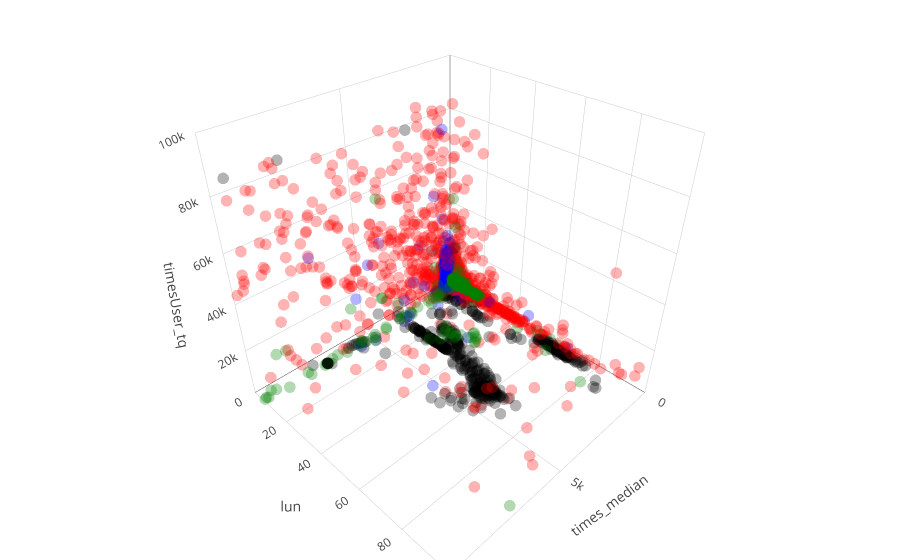

Here is the notebook cell this chart was saved with:
### Code cell
import plotly
import plotly.graph_objs as go
from plotly.offline import download_plotlyjs, init_notebook_mode, plot, iplot
plotly.__version__

init_notebook_mode(connected=True)

def plotearVars(variables):
    colors = {'Humans':'red', 'SocialSpambot1':'blue', 'SocialSpambot2':'green', 'SocialSpambot3':'black'}
    trace1 = go.Scatter3d(
        x=res[variables[0][0]],
        y=res[variables[1][0]],
        z=res[variables[2][0]],
        mode='markers',
        marker=dict(
            size=4,
            color=res['Cat'].apply(lambda x: colors[x]),
            line=dict(
                color='rgba(255,255,255,0.2)',
                width=0
            ),
            opacity=0.3
        )
    )
    layout = go.Layout(
        margin=dict(
            l=0,
            r=0,
            b=0,
            t=0
        ),
        scene = dict(
            xaxis = dict(
                nticks=4,
                range = (lambda: None if len(variables[0])==1 else variables[0][1])(),
                title=variables[0][0],
            ),
            yaxis = dict(
                range = (lambda: None if len(variables[1])==1 else variables[1][1])(),
                title=variables[1][0],
            ),
            zaxis = dict(
                range = (lambda: None if len(variables[2])==1 else variables[2][1])(),
                title= variables[2][0],
            ),
        )
    )
    print(  )
    fig = go.Figure(data=[trace1], layout=layout)
    iplot(fig)
    
plotearVars([
    ['times_median', [0,10000]],
    ['lun', [0,100]],
    ['timesUser_tq', [0,100000]],
])

### Figure 1 — Plotly figure (JSON) as saved in the notebook; plotly's stock layout.template omitted (floating-point values rounded to 4 significant figures; data arrays with more than 128 entries replaced by an {"elided": "..."} marker saying what was removed)
{"data": [{"marker": {"color": {"elided": "5995 str values"}, "line": {"color": "rgba(255,255,255,0.2)", "width": 0}, "opacity": 0.3, "size": 4}, "mode": "markers", "type": "scatter3d", "uid": "ed4d717a-d4ce-4738-a7f2-1c1ac4308e15", "x": {"elided": "5995 str values"}, "y": {"elided": "5995 str values"}, "z": {"elided": "5995 str values"}}], "layout": {"margin": {"b": 0, "l": 0, "r": 0, "t": 0}, "scene": {"xaxis": {"nticks": 4, "range": [0, 10000], "title": {"text": "times_median"}}, "yaxis": {"range": [0, 100], "title": {"text": "lun"}}, "zaxis": {"range": [0, 100000], "title": {"text": "timesUser_tq"}}}}}
